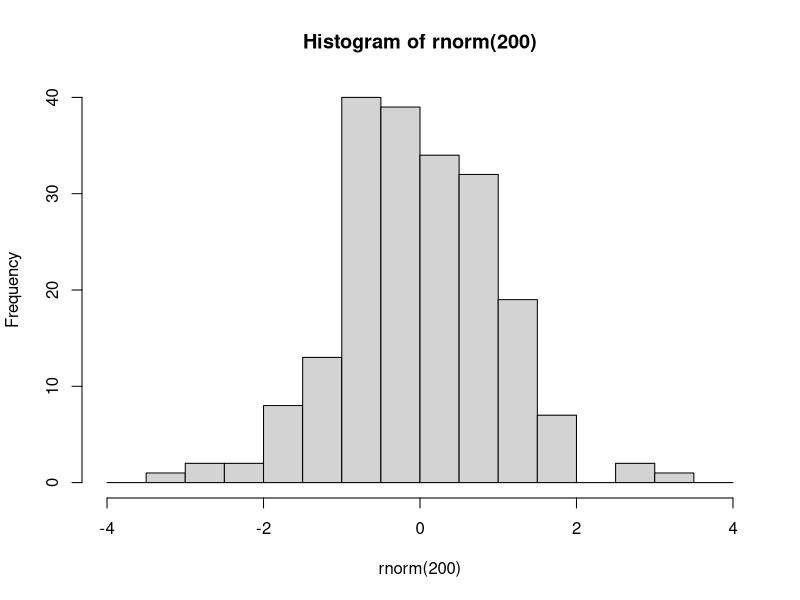
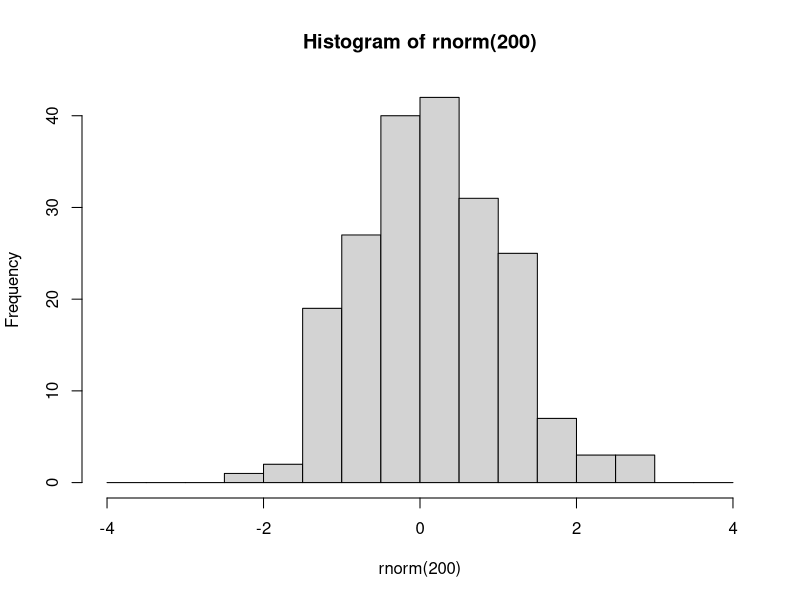

Reproduce these figures in R, in order. (Note: this script raises an error after producing the figures.)
###################################
###################################
########                   ########
########   Data Science 3  ########
########       Lab 4       ######## 
########  14th Mar. 2023   ########
########                   ########
###################################
###################################

## Welcome to lab #4. Today we will start with an introduction to the tidyverse,
# Then you will write your own lm() function, and finally a couple of exercises



#####################
####    Pipes    ####
#####################

# The pipe operator looks like this: |>
# It signifies: take the element on the left and use it as the first argument in the function on the right

# Example

hist(rnorm(200), breaks=seq(-4,4,0.5))
# is equivalent to

rnorm(200) |> hist(breaks=seq(-4,4,0.5))

# The purpose of the pipe is mostly aesthetic, in particular to avoid large numbers of parentheses when something needs to be transformed using multiple functions:



### 1.1 Rewrite the following expression using pipes:
set.seed(123)
round(sqrt(log(runif(10,1,10))),2)


              
# Pipes were initially created in a package called magrittr, part of the 'tidyverse' group of packages


########################
####    Packages    ####
########################

# Packages are essentially environments full of functions and/or objects which aren't loaded into R by default, but must be first installed (generally from a repository called CRAN), and then loaded

# Here we will install tidyverse, which is not one but a series of packages written by the same group of people, which share a number of syntactical features

install.packages('tidyverse')

# After you have installed tidyverse into your packages, you must also load it into your environment

library(tidyverse)

# You will only have to install a package once. However, every time you start fresh in a new R environment, you will have to load the packages you need again.

#########################
####    TIDYVERSE    ####
#########################

# The tidyverse encompasses a very large number of packages, and is fairly powerful (in that you can do a lot using tidyverse packages)
# However, you DO NOT need to use tidyverse exclusively! I mostly don't use it, for example, preferring to stick to base R except for a few functionalities.

# Downsides of tidyverse include: unique syntax which is very different from other programming languages such as python
# 'Black box' functions that have specific purposes that must be remembered, as opposed to more general-purpose functions in base R
# Often actually more verbose than base R (ie. requires more lines of code to do the same thing)
# Using tidyverse is a matter of preference!

# The pipe operator was originally introduced in the tidyverse package magrittr. 
# The tidyverse pipe operator looks like this: %>%

set.seed(123)
runif(10,1,10) %>% 
  log() %>%
  sqrt() %>%
  round(2)

# In this class we will look at 2 important tidyverse packages.
# Today we will look at dplyr, which is used to manipulate and transform data.
# Next week we will learn ggplot2, which is used for plotting and data visualisation

#####################
####    dplyr    ####
#####################

# The philosophy behind dplyr is that every data transformation can be done using a function, and multiple transformations can be done by piping an object through multiple functions
# For example, in dplyr we no longer use indexing.
# Instead we use the functions 'select', to choose specific columns in a data frame, and 'filter', to choose specific rows.

data(mtcars)

# so instead of:
mtcars[mtcars$cyl == 6, 1:5]
# we would write:
mtcars %>%
  filter(cyl==6) %>%
  select(1:5)

### 2.1
# using select() and filter(), create a new database of cars that are over 4000 lbs in weight, retaining only the wt and mpg columns. Save this database to an object called 'df'.


# After you have selected the rows and columns you are interested in, you can 
# change the order of the rows using arrange

df %>% arrange(wt)

df %>% arrange(desc(wt))


# To change variables, we can use mutate()
df <- df %>% mutate(wt_kg=wt*453.592,
                    km_per_l = mpg*1.60934/3.78541)

# And we can use ifelse() within mutate()
mtcars <- mtcars %>%
            mutate(wt_class = ifelse(wt>=4, 'Oversized','Standard'))

# We can even do a sultiple ifelse statment using case_when()
mtcars <- mtcars %>%
            mutate(
              efficiency = case_when(
                mpg<=15 ~ 'low',
                mpg>15 & mpg<=20 ~ 'medium',
                mpg>20 ~ 'high'
                ))

# Next, summarise (or summarize) is a useful function which collapses a dataframe into a single row and can calculate summary statistics, eg:

mtcars %>% 
  summarise(
    mean_wt = mean(wt),
    sd_wt = sd(wt),
    n = length(mpg)
  )

# We can also use summarise to collapse a data frame not into one single row, but into as many rows as we have groups of interest. 
# To do this, first we need to use group_by()

mtcars %>% group_by(efficiency)

# You'll notice that this automatically changes the data frame into a new kind of object, called a tibble.
# Tibbles are basically tidyverse dataframes, that display information slightly differently, and are a bit more particular about certain things like not wanting empty cells.
# Tibbles can also be grouped, which allows for further operations down the line
# For example:

mtcars %>% 
  group_by(efficiency) %>%
  summarise(
    wt_kg=mean(wt),
    n=length(hp)
  ) %>%
  arrange(
    c('high','medium','low')
  )

# You can group by multiple variables

mtcars %>% 
  group_by(efficiency,cyl) %>%
  summarise(
    wt_kg=mean(wt),
    n=length(hp)
  )

# After grouping a tibble, remember to ungroup it later using ungroup(), or you may have issues down the line.

# 3.1
data(iris)
# using the dplyr functions do the following:
# create a new column called Petal.Area which is the product of the petal width and petal length columns.
# For each of the different species of iris, present the mean and standard deviation for the sepal length, sepal width, and petal area, as well as the number of samples (n)
# Order this database in decreasing order of average petal length.



#######################################################
####    Code your own lm and predict functions!    ####
#######################################################

### 4.1 lm()

# Here I will walk you through the steps needed to write these functions. Follow along with the slides from this week's and last week's lectures - they contain all of the maths and some of the code that you need!

# At each step of the way, you should save each new element you calculate into a new object.

# Your lm function should take as input a y variable, and one or more x variables. Bonus points if you can figure out how to take a formula object as an input.


# Start by saving the sample size (n). You will need it later for calculating degrees of freedom for the test statistics and sampling distributions.

# Next create the X matrix. Don't forget the intercept!

# use the y input and your newly constructed x matrix to calculate the parameter estimates (or coefficients).

# Next, using these calculated coefficients, calculate all of the predicted values, y_hat, for each of the values of x (each of the rows of the X matrix)

# Next, calculate the residuals (actual values of y minus the predicted values y_hat)

# Next calculate the estimate of the residual standard error, s. Careful about the denominator here: check how many degrees of freedom you have!

# Using s, calculate the variance covariance matrix of the coefficients.

# from this covariance matrix, extract the standard errors of the coefficients
 
# use these standard errors to calculate the t-values for each of the coefficients
  
# And use these t-values to calculate p-values.
  
# Next, calculate the R2 value

# Bonus points if you want to look up how to calculate adjusted R2
  
# Next, calculate the F-statistic and the p-value for the model.

# Finally, put all of these elements into a list, and have your function return that list. 

# compare your function against the built-in R function in R.


### 4.2 predict()

# This will be much shorter. Create a new function that takes as input the output from your first function, along with a new_data object that has as many columns as there are predictor variables in the model output, and a confidence interval size


  # Extract coefficients
# generate the predicted values of y from the new_data object based on the coefficients from the model

#for each of these predicted values, calculate a confidence interval


### 4.3
# Use your functions to run the following model

# mtcars$mpg ~ mtcars$wt + mtcars$cyl

# Then plot predicted marginal effect of weight for a car with 4 cylynders. Add 96% confidence intervals to the graph.

# Compare this graph to the graph from the lecture.

# What do you conclude?





